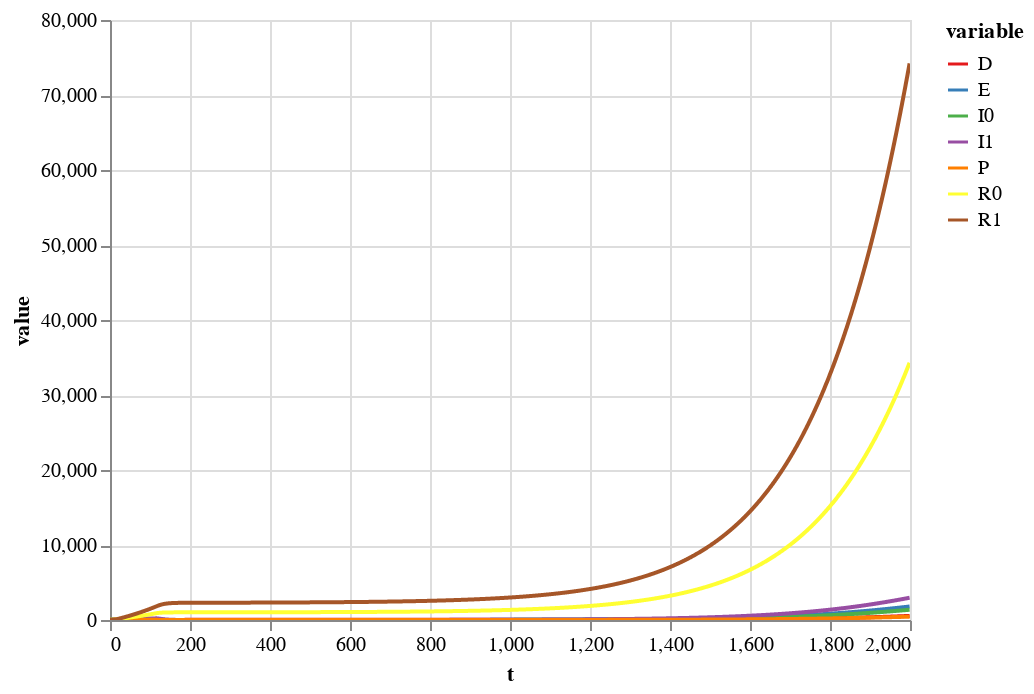

The code cell stored with this chart in its notebook:
### Code cell
alt.Chart(plot_values).mark_line().encode(
    x='t',
    y='value',
    color=alt.Color('variable', scale=alt.Scale(scheme="set1")),
    tooltip=['t','variable','value']
).properties(
).interactive()

### Figure 1 — Vega-Lite specification as saved in the notebook (floating-point values rounded to 4 significant figures; data arrays with more than 128 entries replaced by an {"elided": "..."} marker saying what was removed)
{"$schema": "https://vega.github.io/schema/vega-lite/v3.4.0.json", "config": {"mark": {"tooltip": null}, "view": {"height": 300, "width": 400}}, "data": {"name": "data-dc8ea1b3d3827fe1969d120c9ebc771f"}, "datasets": {"data-dc8ea1b3d3827fe1969d120c9ebc771f": {"elided": "14000 records"}}, "encoding": {"color": {"field": "variable", "scale": {"scheme": "set1"}, "type": "nominal"}, "tooltip": [{"field": "t", "type": "quantitative"}, {"field": "variable", "type": "nominal"}, {"field": "value", "type": "quantitative"}], "x": {"field": "t", "type": "quantitative"}, "y": {"field": "value", "type": "quantitative"}}, "mark": "line", "selection": {"selector176": {"bind": "scales", "encodings": ["x", "y"], "type": "interval"}}}
